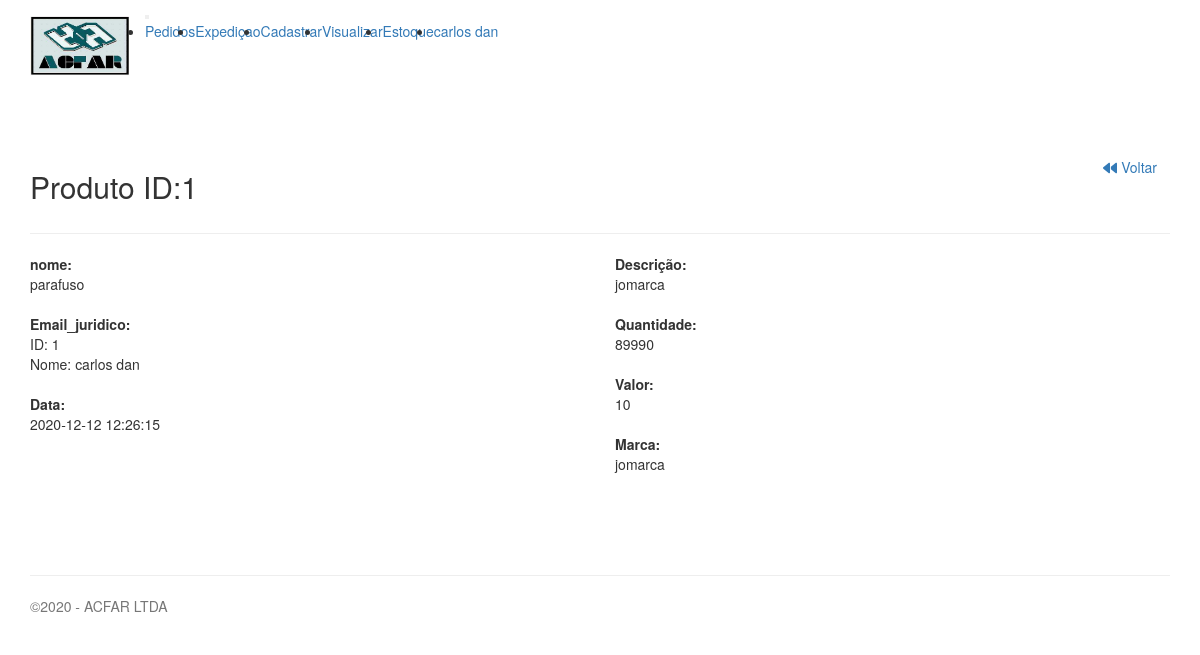
Screenshot of /produto/view1.php?id=1 (signed in) with the database file from the repository.
### tables this page shows
CREATE TABLE IF NOT EXISTS `produtos` (
  `id` int(11) NOT NULL AUTO_INCREMENT,
  `id_usuario` int(11) DEFAULT NULL,
  `nome` varchar(70) DEFAULT NULL,
  `quantidade` int(11) DEFAULT NULL,
  `descricao` varchar(70) DEFAULT NULL,
  `preco` double DEFAULT NULL,
  `marca` varchar(45) DEFAULT NULL,
  `criado` datetime DEFAULT NULL,
  `modificado` datetime DEFAULT NULL,
  `entrada_merdoria` datetime DEFAULT NULL,
  PRIMARY KEY (`id`),
  KEY `id_usuario` (`id_usuario`)
);

CREATE TABLE IF NOT EXISTS `usuarios` (
  `id` int(11) NOT NULL AUTO_INCREMENT,
  `email` varchar(45) NOT NULL,
  `id_empresa` int(11) DEFAULT NULL,
  `nome` varchar(50) DEFAULT NULL,
  `login` varchar(45) NOT NULL,
  `senha` varchar(45) NOT NULL,
  `tipo` tinyint(4) DEFAULT '0',
  `telefone` varchar(15) DEFAULT NULL,
  `endereco` varchar(70) DEFAULT NULL,
  `cidade` varchar(45) DEFAULT NULL,
  `bairro` varchar(45) DEFAULT NULL,
  `numero` int(11) DEFAULT NULL,
  `cnpj` double DEFAULT NULL,
  `cpf` double DEFAULT NULL,
  `cep` varchar(9) DEFAULT NULL,
  `criado` datetime DEFAULT NULL,
  `modificado` datetime DEFAULT NULL,
  PRIMARY KEY (`id`),
  UNIQUE KEY `email` (`email`,`senha`,`login`,`cep`,`cnpj`),
  KEY `id_empresa` (`id_empresa`)
);

### produto/functions.php (called while the page is built, shortened)
<?php
function find($table = null, $id = null)
{
    $link = open_database();
    $found = null;
    try {
        if ($id) {
            $sql = "SELECT * FROM " . $table . " WHERE id = " . $id;
            $exec = $link->query($sql);
            if ($exec->num_rows > 0) {
                $found = $exec->fetch_assoc();
            }
        } else {
            $sql = "SELECT * FROM " . $table;
            $exec = $link->query($sql);
            if ($exec->num_rows > 0) {
                $found = $exec->fetch_all(MYSQLI_ASSOC);
            }
        }
    } catch (Exception $e) {
        $_SESSION['message'] = $e->getMessage();
        $_SESSION['type'] = 'danger';
    }
    return $found;
}
function view($id){
    $produto = find('produtos',$id);
}
?>

### usuarios/functions.php (called while the page is built, shortened)
<?php
function find($table, $id = null){
    $link = open_database();
    $found = null;
    try{
        if ($id) {
            $sql = "SELECT * FROM $table WHERE id = $id ORDER BY id DESC ";
            $exec = $link->query($sql);
            if ($exec->num_rows > 0) {
                $found = $exec->fetch_assoc();
            }
        } else {
            $sql = "SELECT * FROM $table ORDER BY id DESC ";
            $exec = $link->query($sql);
            if ($exec->num_rows > 0) {
                $found = $exec->fetch_all(MYSQLI_ASSOC);
            }
        }
    }catch (Exception $e){
        $_SESSION['message'] = $e->getMessage();
        $_SESSION['type'] = 'danger';
    }
    return $found;
}
function view($id){
    $usuario = find('usuarios',$id);
}
?>

### produto/view1.php (the view, shortened to what this page needs)
<?php
require_once '../usuarios/functions.php';
require_once 'functions.php';
\Produtos\view($_GET['id']);
?>
<div class="container">
    <ul style="margin-bottom: 60px">
        <header style="margin-top: 60px">
            <div class="row">
                <div class="col-sm-6">
                    <h2>Produto ID:<?php echo $produto['id']; ?></h2>
                </div>
                <div class="col-sm-6 text-right">
                    <a href="visualizar.php" class="btn btn-outline-danger"><i class="fas fa-backward"></i> Voltar</a>
                </div>
            </div>
        </header>
        <hr>
        <div class="row">
            <div class="col-sm-6">
                <dl>
                    <dt>nome:</dt>
                    <dd><?php echo $produto['nome']; ?></dd>
                </dl>
                <dl>
                    <dt>Email_juridico:</dt>
                    <dd><?php
                        \Usuarios\view($produto['id_usuario']);
                        echo "ID: " . $produto['id_usuario'] . "<br> Nome: " . $usuario['nome'];
                        ?>
                    </dd>
                </dl>
                <dl>
                    <dt>Data:</dt>
                    <dd><?php echo $produto['criado']; ?></dd>
                </dl>
            </div>
            <div class="col-sm-6">
                <dl>
                    <dt>Descrição:</dt>
                    <dd><?php echo $produto['descricao']; ?></dd>
                </dl>
                <dl>
                    <dt>Quantidade:</dt>
                    <dd><?php echo $produto['quantidade']; ?></dd>
                </dl>
                <dl>
                    <dt>Valor:</dt>
                    <dd><?php echo $produto['preco']; ?></dd>
                </dl>
                <dl>
                    <dt>Marca:</dt>
                    <dd><?php echo $produto['marca']; ?></dd>
                </dl>
            </div>
        </div>
    </ul>
</div>

### css/estile.css (style rules this page uses)
* { margin: 0; padding: 0; }

### rows the page displays
produtos: id "1", nome "parafuso", id_usuario "1", criado "2020-12-12 12:26:15", descricao "jomarca", quantidade "89990", preco "10", marca "jomarca"
usuarios: nome "carlos dan"

### other values shown
$_SESSION['usuario'] "carlos dan"
